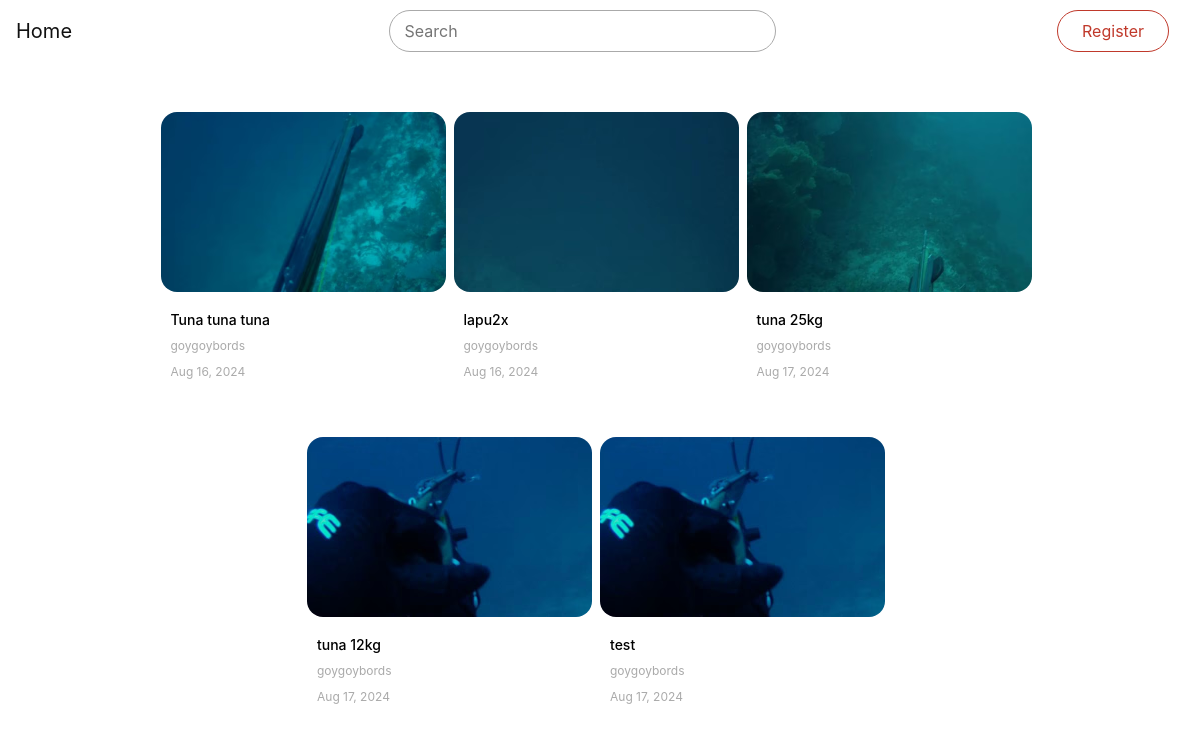
The app's page /, older data.
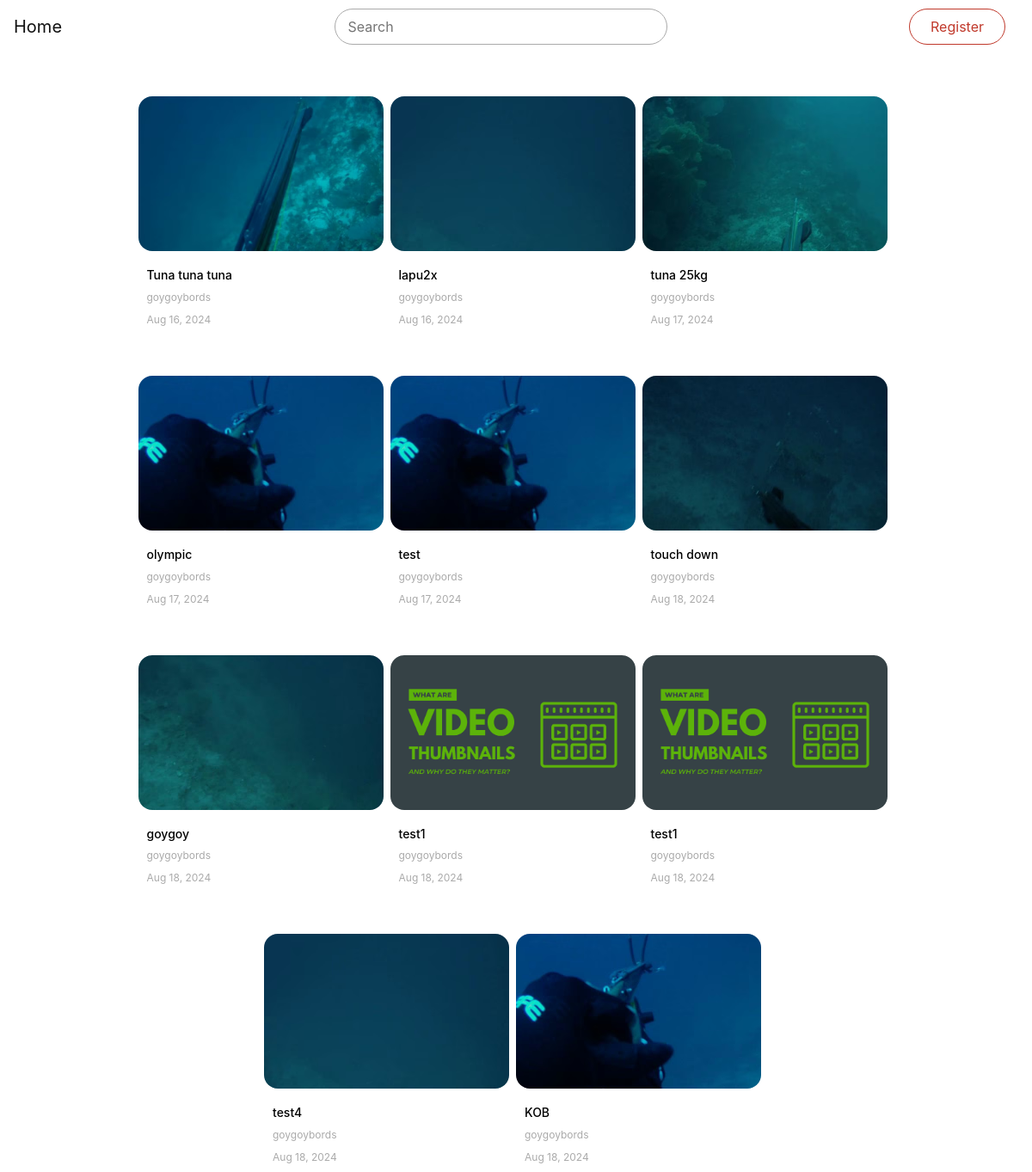
The same page, newer data.
### main/models.py (models this page shows, shortened)
class Video(models.Model):
    title       = models.CharField(max_length=100)
    description = models.TextField()
    video_file  = models.FileField(upload_to="uploads/videos",
                                validators = [FileExtensionValidator(allowed_extensions=video_extensions)])
    thumbnail   = models.FileField(upload_to="uploads/thumbnails",
                                validators = [FileExtensionValidator(allowed_extensions=thumb_extensions)])
    date_posted = models.DateTimeField(default=timezone.now)
    uploader    = models.ForeignKey(User, on_delete=models.CASCADE)

### main/views.py (the view)
# urls.py: path('', views.index, name="home"),
def index(request):
    videos = Video.objects.all()
    return render(request, 'layouts/home.html', {'videos': videos})

### templates/layouts/home.html (shortened to what this page needs)
{% extends 'layouts/index.html' %}
{% block content %}
    <div class="container">
        <div class="row justify-content-center">
            {% for video in videos %}
            <div class="card col-md-3 col-sm-12 mr-md-2 mt-5 p-3 border-0">
                <a href="{% url 'view_video' video.id %}"><img src="{{ video.thumbnail.url }}" width="256" height="144"/></a>
                <div class="card-body">
                    <a class="link-text" href="{% url 'view_video' video.id %}"><h5 class="text-center">{{ video.title }}</h5></a>
                    <p class="text-muted text-center m-0"> {{ video.uploader }}</p>
                    <p class="text-muted text-center"> {{ video.date_posted | date:"M d, Y" }}</p>
                </div>
            </div>
            {% endfor %}
        </div>
    </div>
{% endblock content %}

### templates/layouts/index.html (shortened to what this page needs)
{% load static %}
<!doctype html>
<html lang="en">
  <head>
    <link href="https://unpkg.com/@videojs/themes@1/dist/sea/index.css" rel="stylesheet">
    <link href="https://vjs.zencdn.net/7.8.3/video-js.css" rel="stylesheet" />
    <link href="https://stackpath.bootstrapcdn.com/bootstrap/4.5.0/css/bootstrap.min.css" rel="stylesheet">
    <link rel="stylesheet" href="{% static 'css/style.css' %}">
  </head>
  <body>
    <div class="padding-navbar"></div>
    {% include 'layouts/navigation.html' %}
    {% block content %}
    {% endblock content %}
  </body>
</html>

### templates/layouts/navigation.html (shortened to what this page needs)
{% load static %}
<nav class="navbar navbar-expand-lg fixed-top">
    <a href="{% url 'home' %}" class="navbar-brand">Home</a>
    <div class="collapse navbar-collapse" id="navbarSupportedContent">
        <form class="navbar-search" method="GET" action="{% url 'search_video' %}">
            <input class="navbar-search-input" name="q" type="text" placeholder="Search" aria-label="Search" value={{ request.GET.q }}>
            <button type="submit" class="navbar-search-button"></button>
        </form>
        <ul class="navbar-nav">
            {% if user.is_authenticated %}
                <li class="nav-item dropdown">
                    <a class="nav-link" href="#" id="navbarDropdown" role="button" data-toggle="dropdown" aria-haspopup="true" aria-expanded="false">
                        <img src="/media/uploads/profile_picture/eyeglass.jpg" width="35" height="35" class="d-inline-block rounded-circle" alt="Profile">
                    </a>
                    <div class="dropdown-menu dropdown-menu-right" aria-labelledby="navbarDropdown">
                        <a class="dropdown-item" href="{% url 'profile' %}">View Profile</a>
                        <a class="dropdown-item" href="{% url 'edit_profile' user %}">Edit Profile</a>
                        <a class="dropdown-item" href="{% url 'logout' %}" onclick="event.preventDefault(); document.getElementById('logout-form').submit();">Sign Out</a>
                        <form id="logout-form" action="{% url 'logout' %}" method="POST" style="display: none;">
                            {% csrf_token %}
                            <button type="submit">Logout</button>
                        </form>
                    </div>
                </li>
            {% else %}
                <li class="nav-item">
                    <a class="nav-link" href="{% url 'register' %}">Register</a>
                </li>
            {% endif %}
        </ul>
    </div>
</nav>

### static/css/style.css (style rules this page uses)
.link-text { color: #333; transition: .3s; }
.navbar { background-color: rgba(255,255,255,1); padding-top:10px !important; padding-bottom: 10px !important; }
.navbar-brand { display: inline-block; padding-top: 0.3125rem; padding-bottom: 0.3125rem; margin-right: 1rem; font-size: 1.25rem; line-height: inherit; white-space: nowrap; color: #111111; transition: 0.3s; }
.navbar-search { flex: 1; text-align: center; }
.navbar-search-input { color: black; padding: 8px; padding-left: 15px; border: 1px solid #aaa; border-radius: 24px; width: 40%; outline: none; background-color: rgba(255,255,255,1); }
.navbar-search-button { padding: 4px; padding-left: 8px; padding-right: 8px; border: 1px solid transparent !important; border-radius: 24px; background-color: #fff; color: #333; font-size: auto; margin-left: -42px; transition: 0.3s; }
body { background-color: #fff; color: rgba(44,47,51,1); }
.nav-link { color: #c0392b; margin-right: 15px; transition: 0.3s; padding-left:24px !important; padding-right: 24px !important; border:1px solid #c0392b; border-radius: 24px; }
.navbar-nav .nav-item { align-content: center; }
.card { color: white; background-color: rgba(66,69,73,0); padding:0 !important; }
.card img { border-radius:16px; object-fit: cover; object-position: center; height:180px; width:100%; }
.card .card-body { padding:8px 10px !important; text-align: left; margin-top: 4px; }
.card .card-body .link-text h5 { padding-top:8px; font-size:14px; text-align: left !important; color:#000 !important; }
.card .card-body p,.card .card-body p.text-center { font-size:12px; text-align: left !important; color:#aaa !important; margin-bottom: 0 !important; margin-top: 8px; }
.link-text { color:black; transition: 0.3s; }
.text-muted { color: #c5c5c5!important; }
.container { margin:auto; }
.padding-navbar { padding-top: 4em; }

Row changes from the older to the newer data that the page shows:
changed Video: title "tuna 12kg" → "olympic"
added Video: thumbnail (picture), title "touch down", uploader "goygoybords", date_posted "Aug 18, 2024"
added Video: thumbnail (picture), title "goygoy", uploader "goygoybords", date_posted "Aug 18, 2024"
added Video: thumbnail (picture), title "test1", uploader "goygoybords", date_posted "Aug 18, 2024"
added Video: thumbnail (picture), title "test1", uploader "goygoybords", date_posted "Aug 18, 2024"
added Video: thumbnail (picture), title "test4", uploader "goygoybords", date_posted "Aug 18, 2024"
added Video: thumbnail (picture), title "KOB", uploader "goygoybords", date_posted "Aug 18, 2024"
